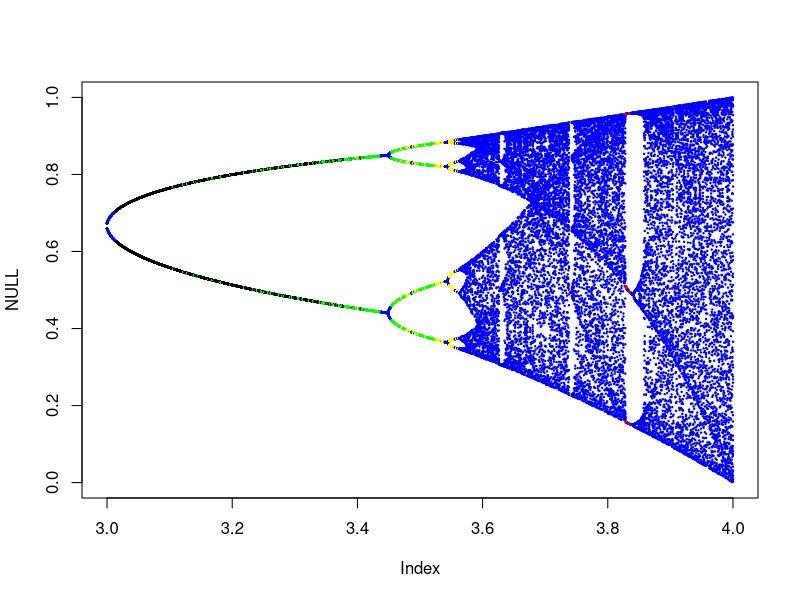

Write R code to recreate this figure.
colfun <- function(x){
	l <- length(unique(x))
	if (l==2) {return ("black")}
	if (l==3) {return ("red")}
	if (l==4) {return ("green")}
	if (l==8) {return ("yellow")}
	if (l==10) {return ("orange")}
	return("blue")
}

lfun <- function(x, r, steps){
	xt <- numeric(steps)
	for(i in 1:steps)
		xt[[i]] <- x <- r*x*(1-x)
	return(xt)
}


x0 <- 0.4
cut <- 1000
view <- 50
start <- 3
end <- 4
rr <- 1001

steps <- cut+view
look <- seq(cut+1, steps)
plot(NULL, NULL, xlim=c(start, end), ylim=c(0, 1))

i <- 1
cv <- numeric(rr)
for(r in seq(start, end, length.out=rr))
{
	xt <- lfun(x0, r, steps)
	win <- xt[look]
	points(rep(r, length(look)), win, pch=19, cex=0.2, col=colfun(win))
}

